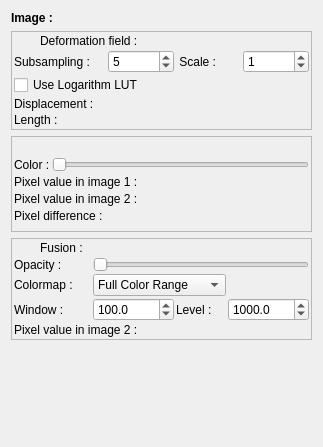
<?xml version="1.0" encoding="UTF-8"?>
<ui version="4.0">
 <class>vvOverlayPanel</class>
 <widget class="QWidget" name="vvOverlayPanel">
  <property name="geometry">
   <rect>
    <x>0</x>
    <y>0</y>
    <width>323</width>
    <height>447</height>
   </rect>
  </property>
  <property name="sizePolicy">
   <sizepolicy hsizetype="Preferred" vsizetype="Maximum">
    <horstretch>0</horstretch>
    <verstretch>0</verstretch>
   </sizepolicy>
  </property>
  <property name="windowTitle">
   <string>Form</string>
  </property>
  <layout class="QVBoxLayout" name="verticalLayout">
   <item>
    <widget class="QLabel" name="currentImageLabel">
     <property name="sizePolicy">
      <sizepolicy hsizetype="Preferred" vsizetype="Fixed">
       <horstretch>0</horstretch>
       <verstretch>0</verstretch>
      </sizepolicy>
     </property>
     <property name="text">
      <string>&lt;html&gt;&lt;head&gt;&lt;meta name=&quot;qrichtext&quot; content=&quot;1&quot; /&gt;&lt;style type=&quot;text/css&quot;&gt;
p, li { white-space: pre-wrap; }
&lt;/style&gt;&lt;/head&gt;&lt;body style=&quot; font-family:'Sans Serif'; font-size:9pt; font-weight:400; font-style:normal;&quot;&gt;
&lt;p style=&quot; margin-top:0px; margin-bottom:0px; margin-left:0px; margin-right:0px; -qt-block-indent:0; text-indent:0px;&quot;&gt;&lt;span style=&quot; font-weight:600;&quot;&gt;Image :&lt;/span&gt;&lt;/p&gt;&lt;/body&gt;&lt;/html&gt;</string>
     </property>
    </widget>
   </item>
   <item>
    <widget class="QFrame" name="vFFrame">
     <property name="enabled">
      <bool>true</bool>
     </property>
     <property name="sizePolicy">
      <sizepolicy hsizetype="Preferred" vsizetype="Maximum">
       <horstretch>0</horstretch>
       <verstretch>0</verstretch>
      </sizepolicy>
     </property>
     <property name="frameShape">
      <enum>QFrame::StyledPanel</enum>
     </property>
     <property name="frameShadow">
      <enum>QFrame::Raised</enum>
     </property>
     <layout class="QGridLayout">
      <property name="margin">
       <number>2</number>
      </property>
      <property name="spacing">
       <number>2</number>
      </property>
      <item row="0" column="0">
       <widget class="QLabel" name="label_4">
        <property name="maximumSize">
         <size>
          <width>24</width>
          <height>24</height>
         </size>
        </property>
        <property name="text">
         <string/>
        </property>
        <property name="pixmap">
         <pixmap resource="../vvIcons.qrc">:/common/icons/cursor-uparrow.png</pixmap>
        </property>
        <property name="scaledContents">
         <bool>true</bool>
        </property>
       </widget>
      </item>
      <item row="0" column="1" colspan="4">
       <widget class="QLabel" name="vectorFieldNameLabel">
        <property name="sizePolicy">
         <sizepolicy hsizetype="Preferred" vsizetype="Fixed">
          <horstretch>0</horstretch>
          <verstretch>0</verstretch>
         </sizepolicy>
        </property>
        <property name="text">
         <string>Deformation field :</string>
        </property>
       </widget>
      </item>
      <item row="1" column="0" colspan="2">
       <widget class="QLabel" name="label_2">
        <property name="text">
         <string>Subsampling : </string>
        </property>
       </widget>
      </item>
      <item row="1" column="2">
       <widget class="QSpinBox" name="subSamplingSpinBox">
        <property name="minimum">
         <number>1</number>
        </property>
        <property name="value">
         <number>5</number>
        </property>
       </widget>
      </item>
      <item row="1" column="3">
       <widget class="QLabel" name="label_3">
        <property name="text">
         <string> Scale : </string>
        </property>
       </widget>
      </item>
      <item row="1" column="4">
       <widget class="QSpinBox" name="scaleSpinBox">
        <property name="value">
         <number>1</number>
        </property>
       </widget>
      </item>
      <item row="3" column="0" colspan="5">
       <widget class="QLabel" name="coordinatesLabel">
        <property name="sizePolicy">
         <sizepolicy hsizetype="Preferred" vsizetype="Fixed">
          <horstretch>0</horstretch>
          <verstretch>0</verstretch>
         </sizepolicy>
        </property>
        <property name="text">
         <string>Displacement :</string>
        </property>
       </widget>
      </item>
      <item row="4" column="0" colspan="5">
       <widget class="QLabel" name="normLabel">
        <property name="sizePolicy">
         <sizepolicy hsizetype="Preferred" vsizetype="Fixed">
          <horstretch>0</horstretch>
          <verstretch>0</verstretch>
         </sizepolicy>
        </property>
        <property name="text">
         <string>Length :</string>
        </property>
       </widget>
      </item>
      <item row="2" column="0" colspan="5">
       <widget class="QCheckBox" name="lutCheckBox">
        <property name="text">
         <string>Use Logarithm LUT</string>
        </property>
       </widget>
      </item>
     </layout>
    </widget>
   </item>
   <item>
    <widget class="QFrame" name="compareFrame">
     <property name="enabled">
      <bool>true</bool>
     </property>
     <property name="sizePolicy">
      <sizepolicy hsizetype="Preferred" vsizetype="Expanding">
       <horstretch>0</horstretch>
       <verstretch>0</verstretch>
      </sizepolicy>
     </property>
     <property name="frameShape">
      <enum>QFrame::StyledPanel</enum>
     </property>
     <property name="frameShadow">
      <enum>QFrame::Raised</enum>
     </property>
     <layout class="QGridLayout">
      <property name="margin">
       <number>2</number>
      </property>
      <property name="spacing">
       <number>2</number>
      </property>
      <item row="0" column="0">
       <widget class="QLabel" name="label">
        <property name="maximumSize">
         <size>
          <width>24</width>
          <height>24</height>
         </size>
        </property>
        <property name="text">
         <string/>
        </property>
        <property name="pixmap">
         <pixmap resource="../vvIcons.qrc">:/common/icons/GPSup.png</pixmap>
        </property>
        <property name="scaledContents">
         <bool>true</bool>
        </property>
       </widget>
      </item>
      <item row="0" column="1" colspan="2">
       <widget class="QLabel" name="imageComparedLabel">
        <property name="sizePolicy">
         <sizepolicy hsizetype="Preferred" vsizetype="Fixed">
          <horstretch>0</horstretch>
          <verstretch>0</verstretch>
         </sizepolicy>
        </property>
        <property name="text">
         <string/>
        </property>
       </widget>
      </item>
      <item row="1" column="0" colspan="2">
       <widget class="QLabel" name="colorLabel">
        <property name="text">
         <string>Color :</string>
        </property>
       </widget>
      </item>
      <item row="1" column="2">
       <widget class="QSlider" name="colorHorizontalSlider">
        <property name="maximum">
         <number>180</number>
        </property>
        <property name="orientation">
         <enum>Qt::Horizontal</enum>
        </property>
       </widget>
      </item>
      <item row="2" column="0" colspan="3">
       <widget class="QLabel" name="refValueLabel">
        <property name="sizePolicy">
         <sizepolicy hsizetype="Preferred" vsizetype="Fixed">
          <horstretch>0</horstretch>
          <verstretch>0</verstretch>
         </sizepolicy>
        </property>
        <property name="text">
         <string>Pixel value in image 1 :</string>
        </property>
       </widget>
      </item>
      <item row="3" column="0" colspan="3">
       <widget class="QLabel" name="valueLabel">
        <property name="sizePolicy">
         <sizepolicy hsizetype="Preferred" vsizetype="Fixed">
          <horstretch>0</horstretch>
          <verstretch>0</verstretch>
         </sizepolicy>
        </property>
        <property name="text">
         <string>Pixel value in image 2 :</string>
        </property>
       </widget>
      </item>
      <item row="4" column="0" colspan="3">
       <widget class="QLabel" name="diffValueLabel">
        <property name="sizePolicy">
         <sizepolicy hsizetype="Preferred" vsizetype="Fixed">
          <horstretch>0</horstretch>
          <verstretch>0</verstretch>
         </sizepolicy>
        </property>
        <property name="text">
         <string>Pixel difference :</string>
        </property>
       </widget>
      </item>
     </layout>
    </widget>
   </item>
   <item>
    <widget class="QFrame" name="fusionFrame">
     <property name="enabled">
      <bool>true</bool>
     </property>
     <property name="frameShape">
      <enum>QFrame::StyledPanel</enum>
     </property>
     <property name="frameShadow">
      <enum>QFrame::Raised</enum>
     </property>
     <layout class="QGridLayout">
      <property name="margin">
       <number>2</number>
      </property>
      <property name="spacing">
       <number>2</number>
      </property>
      <item row="0" column="0">
       <widget class="QLabel" name="label_5">
        <property name="maximumSize">
         <size>
          <width>24</width>
          <height>24</height>
         </size>
        </property>
        <property name="text">
         <string/>
        </property>
        <property name="pixmap">
         <pixmap resource="../vvIcons.qrc">:/common/icons/fusion.png</pixmap>
        </property>
       </widget>
      </item>
      <item row="0" column="1" colspan="4">
       <widget class="QLabel" name="dataFusionnedLabel">
        <property name="sizePolicy">
         <sizepolicy hsizetype="Preferred" vsizetype="Fixed">
          <horstretch>0</horstretch>
          <verstretch>0</verstretch>
         </sizepolicy>
        </property>
        <property name="text">
         <string>Fusion :</string>
        </property>
       </widget>
      </item>
      <item row="1" column="0" colspan="2">
       <widget class="QLabel" name="opacityLabel">
        <property name="text">
         <string>Opacity :</string>
        </property>
       </widget>
      </item>
      <item row="1" column="2" colspan="3">
       <widget class="QSlider" name="opacityHorizontalSlider">
        <property name="sizePolicy">
         <sizepolicy hsizetype="Preferred" vsizetype="Fixed">
          <horstretch>0</horstretch>
          <verstretch>0</verstretch>
         </sizepolicy>
        </property>
        <property name="orientation">
         <enum>Qt::Horizontal</enum>
        </property>
       </widget>
      </item>
      <item row="2" column="0" colspan="2">
       <widget class="QLabel" name="label_6">
        <property name="sizePolicy">
         <sizepolicy hsizetype="Fixed" vsizetype="Preferred">
          <horstretch>0</horstretch>
          <verstretch>0</verstretch>
         </sizepolicy>
        </property>
        <property name="text">
         <string>Colormap :</string>
        </property>
       </widget>
      </item>
      <item row="2" column="2" colspan="2">
       <widget class="QComboBox" name="fusionColorMapComboBox">
        <property name="currentIndex">
         <number>3</number>
        </property>
        <item>
         <property name="text">
          <string>B&amp;W</string>
         </property>
        </item>
        <item>
         <property name="text">
          <string>Heat</string>
         </property>
        </item>
        <item>
         <property name="text">
          <string>Cold</string>
         </property>
        </item>
        <item>
         <property name="text">
          <string>Full Color Range</string>
         </property>
        </item>
       </widget>
      </item>
      <item row="3" column="0" colspan="2">
       <widget class="QLabel" name="label_7">
        <property name="text">
         <string>Window :</string>
        </property>
       </widget>
      </item>
      <item row="3" column="2">
       <widget class="QDoubleSpinBox" name="windowSpinBox">
        <property name="decimals">
         <number>1</number>
        </property>
        <property name="minimum">
         <double>-999999.000000000000000</double>
        </property>
        <property name="maximum">
         <double>999999.000000000000000</double>
        </property>
        <property name="singleStep">
         <double>10.000000000000000</double>
        </property>
        <property name="value">
         <double>100.000000000000000</double>
        </property>
       </widget>
      </item>
      <item row="3" column="3">
       <widget class="QLabel" name="label_8">
        <property name="text">
         <string>Level :</string>
        </property>
       </widget>
      </item>
      <item row="3" column="4">
       <widget class="QDoubleSpinBox" name="levelSpinBox">
        <property name="decimals">
         <number>1</number>
        </property>
        <property name="minimum">
         <double>-999999.000000000000000</double>
        </property>
        <property name="maximum">
         <double>999999.000000000000000</double>
        </property>
        <property name="singleStep">
         <double>10.000000000000000</double>
        </property>
        <property name="value">
         <double>1000.000000000000000</double>
        </property>
       </widget>
      </item>
      <item row="4" column="0" colspan="5">
       <widget class="QLabel" name="valueFusionnedLabel">
        <property name="sizePolicy">
         <sizepolicy hsizetype="Preferred" vsizetype="Fixed">
          <horstretch>0</horstretch>
          <verstretch>0</verstretch>
         </sizepolicy>
        </property>
        <property name="text">
         <string>Pixel value in image 2 :</string>
        </property>
       </widget>
      </item>
     </layout>
    </widget>
   </item>
   <item>
    <spacer name="verticalSpacer">
     <property name="orientation">
      <enum>Qt::Vertical</enum>
     </property>
     <property name="sizeHint" stdset="0">
      <size>
       <width>20</width>
       <height>40</height>
      </size>
     </property>
    </spacer>
   </item>
  </layout>
 </widget>
 <resources>
  <include location="../vvIcons.qrc"/>
  <include location="../vvIcons.qrc"/>
 </resources>
 <connections/>
</ui>
